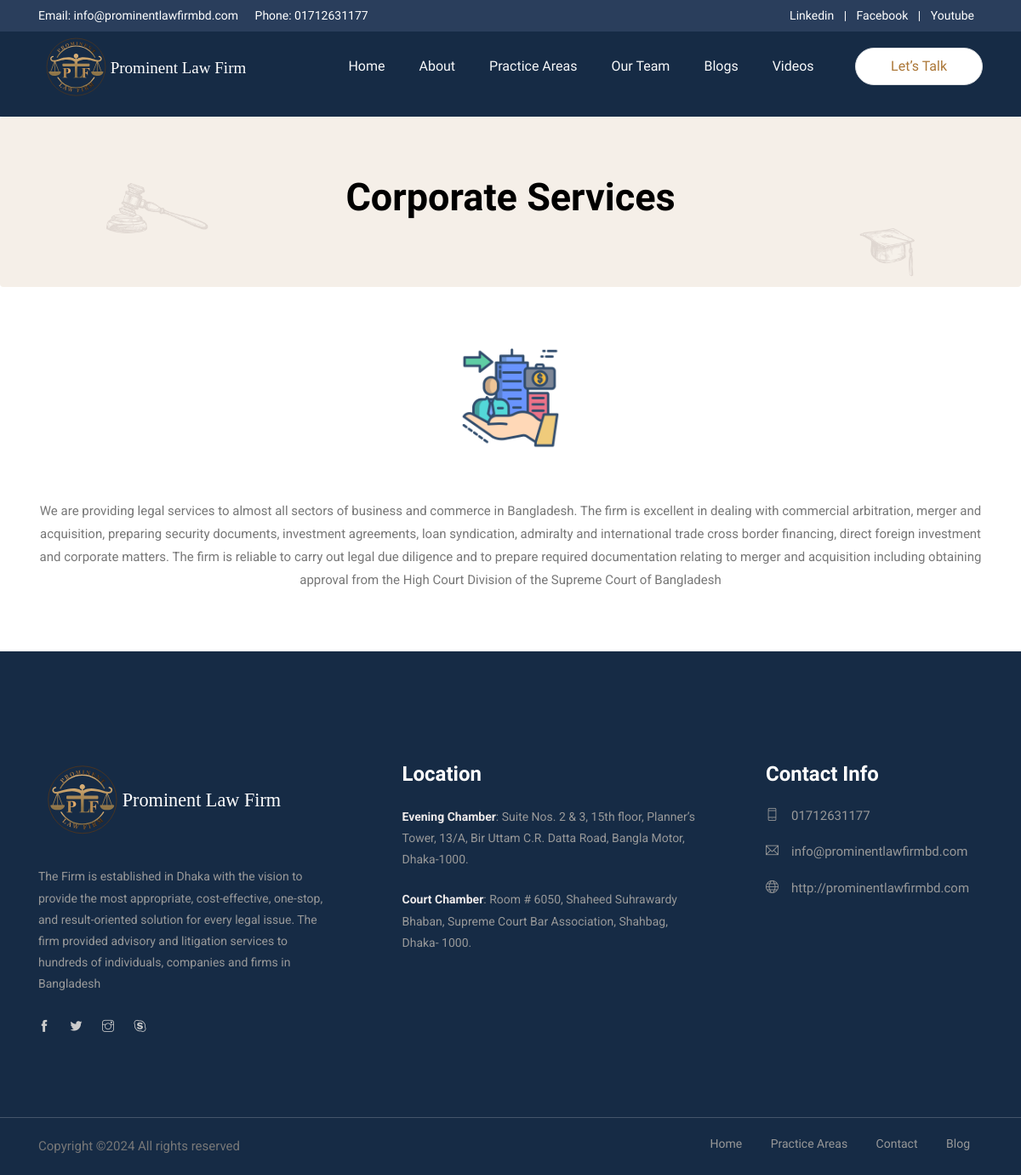
The app's page /practice-areas/1 with its own data.
### core/models.py (models this page shows, shortened)
class SiteSettings(models.Model):
    company_name = models.CharField(max_length=200)
    email = models.EmailField()
    site = models.URLField()
    phone_number_1 = models.CharField(max_length=20)
    phone_number_2 = models.CharField(max_length=20, blank=True, null=True)
    evening_chamber_location = models.CharField(max_length=200)
    court_chamber_location = models.CharField(max_length=200)
    logo = models.FileField(upload_to='logos/', help_text='Image dimensions should be 250px (width) by 75px (height).')
    practice_areas = models.TextField(null=True, blank=True)
    linkedin_url = models.URLField(blank=True, null=True)
    facebook_url = models.URLField(blank=True, null=True)
    youtube_url = models.URLField(blank=True, null=True)

class PracticeArea(models.Model):
    title = models.CharField(max_length=200, null=True, blank=True)
    image = models.ImageField(upload_to='practice_areas/', null=True, blank=True)
    description = models.TextField(null=True, blank=True)

### core/views.py (the view)
# urls.py: path('practice-areas/<int:practice_id>', views.practice_details, name="practice_details"),
def practice_details(request, practice_id):
    practice_area = PracticeArea.objects.get(id=practice_id)
    context = {
        'practice_area' : practice_area
    }
    return render(request, 'practice_area_details.html', context)

### core/context_processors.py (called while the page is built)
def site_settings(request):
    settings = SiteSettings.objects.first()
    return {'site_settings': settings}

### templates/practice_area_details.html (shortened to what this page needs)
{% extends "./partial/base.html" %}
{% load static %}
{% block content %}
<section class="breadcrumb breadcrumb_bg">
    <div class="container">
        <div class="row">
            <div class="col-lg-12">
                <div class="breadcrumb_iner text-center">
                    <div class="breadcrumb_iner_item">
                        <h2>{{practice_area.title}}</h2>
                    </div>
                </div>
            </div>
        </div>
    </div>
</section>
<section class="about_part section_padding">
    <div class="container">
        {% if practice_area.image %}
        <div class="row justify-content-center align-items-center text-center">
            <div class="col-12">
                <div class="about_part_img">
                    <img style="height: 120px;" src="{{practice_area.image.url}}" alt="#">
                </div>
            </div>
        </div>
        {% endif %}
        <div class="row justify-content-center">
            <div class="col-lg-12">
                <div class="about_text text-center">
                    <p>{{practice_area.description}}</p>
                </div>
            </div>
        </div>
    </div>
</section>
{% endblock content %}

### templates/partial/base.html (shortened to what this page needs)
{% load static %}
<!doctype html>
<html lang="en">
<head>
    <link rel="stylesheet" href="{% static 'assets/css/bootstrap.min.css' %}">
    <link rel="stylesheet" href="{% static 'assets/css/animate.css' %}">
    <link rel="stylesheet" href="{% static 'assets/css/owl.carousel.min.css' %}">
    <link rel="stylesheet" href="{% static 'assets/css/themify-icons.css' %}">
    <link rel="stylesheet" href="{% static 'assets/css/flaticon.css' %}">
    <link rel="stylesheet" href="{% static 'assets/css/magnific-popup.css' %}">
    <link rel="stylesheet" href="{% static 'assets/css/slick.css' %}">
    <link rel="stylesheet" href="{% static 'assets/css/gijgo.min.css' %}">
    <link rel="stylesheet" href="{% static 'assets/css/nice-select.css' %}">
    <link rel="stylesheet" href="{% static 'assets/css/all.css' %}">
    <link rel="stylesheet" href="{% static 'assets/css/style.css' %}">
</head>
<body>
    <div class="topbar text-center p-2">
        <div class="container">
          <div class="row">
            <div class="col-md-6 col-12 text-md-left text-center mb-2 mb-md-0">
              <span>Email: {{site_settings.email}}</span>
              <span class="ml-md-3 d-block d-md-inline">Phone:{% if site_settings.phone_number_1 %} {{site_settings.phone_number_1}} {% endif %} {% if site_settings.phone_number_2 %}, {{site_settings.phone_number_2}} {% endif %}</span>
            </div>
            <div class="col-md-6 col-12 text-md-right text-center">
              <a href="{{site_settings.linkedin_url}}" class="mr-2">Linkedin</a> |
              <a href="{{site_settings.facebook_url}}" class="mx-2">Facebook</a> |
              <a href="{{site_settings.youtube_url}}" class="ml-2">Youtube</a>
            </div>
          </div>
        </div>
      </div>
<header class="main_menu home_menu" style="background-color: #162b45; height: 100px;">
    <div class="container">
        <div class="row align-items-center">
            <div class="col-lg-12">
                <nav class="navbar navbar-expand-lg navbar-light">
                    <a class="navbar-brand" href="/"> <img class="large-logo" src="{{site_settings.logo.url}}" alt="logo"> </a>
                    <div class="collapse navbar-collapse main-menu-item" id="navbarSupportedContent">
                        <ul class="navbar-nav">
                            <li class="nav-item">
                                <a class="nav-link text-light" href="{% url 'core:index' %}">Home</a>
                            </li>
                            <li class="nav-item">
                                <a class="nav-link text-light" href="{% url 'core:about' %}">About</a>
                            </li>
                            <li class="nav-item">
                                <a class="nav-link text-light" href="{% url 'core:service' %}">Practice Areas</a>
                            </li>
                            <li class="nav-item">
                                <a class="nav-link text-light" href="{% url 'core:team' %}">Our Team</a>
                            </li>
                            <li class="nav-item">
                                <a class="nav-link text-light" href="{% url 'core:blog' %}">Blogs</a>
                            </li>
                            <li class="nav-item">
                                <a class="nav-link text-light" href="{% url 'core:video' %}">Videos</a>
                            </li>
                        </ul>
                    </div>
                    <a href="{% url 'core:contact' %}" class="d-none d-sm-block menu_btn">Let’s Talk</a>
                </nav>
            </div>
        </div>
    </div>
</header>
{% block content %}
{% endblock content %}
    <footer class="footer-area">
        <div class="container">
            <div class="row justify-content-between">
                <div class="col-sm-6 col-xl-4">
                    <div class="single-footer-widget footer_1">
                        <a href="index.html"> <img src="{{site_settings.logo.url}}" alt=""> </a>
                        <p>The Firm is established in Dhaka with the
                            vision to provide the most appropriate, cost-effective, one-stop, and result-oriented solution for
                            every legal issue. The firm provided advisory and litigation services to hundreds of individuals,
                            companies and firms in Bangladesh </p>
                        <div class="social_icon">
                            <a href="#"> <i class="ti-facebook"></i> </a>
                            <a href="#"> <i class="ti-twitter-alt"></i> </a>
                            <a href="#"> <i class="ti-instagram"></i> </a>
                            <a href="#"> <i class="ti-skype"></i> </a>
                        </div>
                    </div>
                </div>
                <div class="col-sm-6 col-xl-4">
                    <div class="single-footer-widget footer_icon">
                        <h4>Location</h4>
                        <p>
                            <span style="font-weight: bold; color: rgb(238, 234, 234);">Evening Chamber</span>: {{site_settings.evening_chamber_location}}
                        </p>
                        <p>
                            <span style="font-weight: bold; color: rgb(238, 234, 234);">Court Chamber</span>: {{site_settings.court_chamber_location}}
                        </p>
                    </div>
                </div>
                <div class="col-sm-6 col-xl-3">
                    <div class="single-footer-widget footer_icon">
                        <h4>Contact Info</h4>
                        <ul>
                            {% if site_settings.phone_number_1 %}
                            <li><a href="#"><i class="ti-mobile"></i>{{site_settings.phone_number_1}}</a></li>
                            {% endif %}
                            <li><a href="#"><i class="ti-email"></i>{{site_settings.email}}</a></li>
                            <li><a href="#"><i class="ti-world"></i>{{site_settings.site}}</a></li>
                        </ul>
                    </div>
                </div>
            </div>
        </div>
        <div class="container-fluid">
            <div class="row">
                <div class="col-lg-12">
                    <div class="copyright_part_text text-center">
                        <div class="container">
                            <div class="row">
                                <div class="col-lg-6 col-md-12">
                                    <p class="footer-text m-0">
Copyright &copy;<script>document.write(new Date().getFullYear());</script> All rights reserved</a>
</p>
                                </div>
                                <div class="col-lg-6 col-md-12">
                                    <div class="footer_menu">
                                        <ul>
                                            <li><a href="{% url 'core:index' %}">Home</a></li>
                                            <li><a href="{% url 'core:service' %}">Practice Areas</a></li>
                                            <li><a href="{% url 'core:contact' %}">Contact</a></li>
                                            <li><a href="{% url 'core:blog' %}">Blog</a></li>
                                        </ul>
                                    </div>
                                </div>
                            </div>
                        </div>
                    </div>
                </div>
            </div>
        </div>
    </footer>
</body>
</html>

### templates/partial/base.html (style rules this page uses)
.topbar { background-color: #2a3e5c; color: #ffffff; padding: 5px 0; }
.topbar a { color: #ffffff; text-decoration: none; margin-right: 10px; }

### records on screen
SiteSettings: email "info@prominentlawfirmbd.com", phone_number_1 "01712631177", logo (picture), evening_chamber_location "Suite Nos. 2 & 3, 15th floor, Planner’s Tower, 13/A, Bir Uttam C.R. Datta Road, Bangla Motor, Dhaka-1000.", court_chamber_location "Room # 6050, Shaheed Suhrawardy Bhaban, Supreme Court Bar Association, Shahbag, Dhaka- 1000.", site "http://prominentlawfirmbd.com"
PracticeArea: title "Corporate Services", image (picture), description "We are providing legal services to almost all sectors of business and commerce in Bangladesh. The firm is excellent in dealing with commercial arbitration, merger and acquisition, preparing security documents, investment agreements, loan syndication, admiralty and international trade cross border financing, direct foreign investment and corporate matters. The firm is reliable to carry out legal due diligence and to prepare required documentation relating to merger and acquisition including obtaining approval from the High Court Division of the Supreme Court of Bangladesh"
